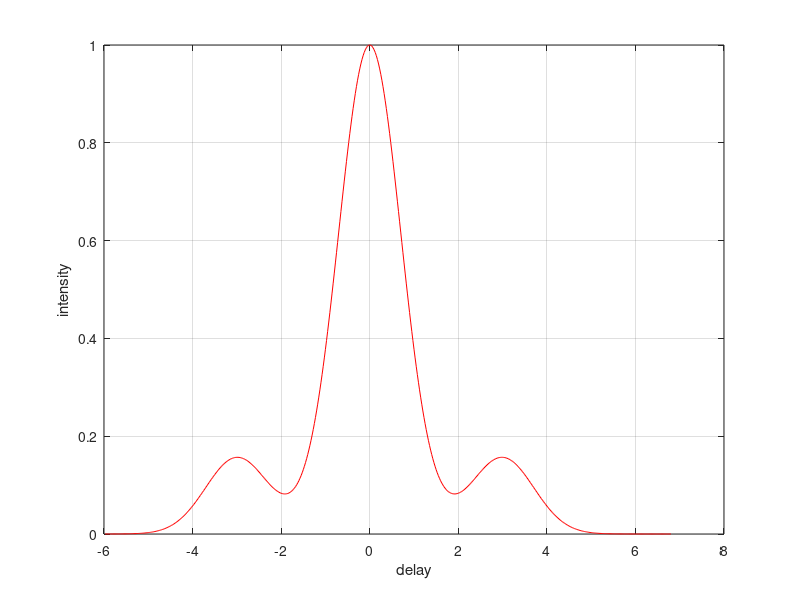
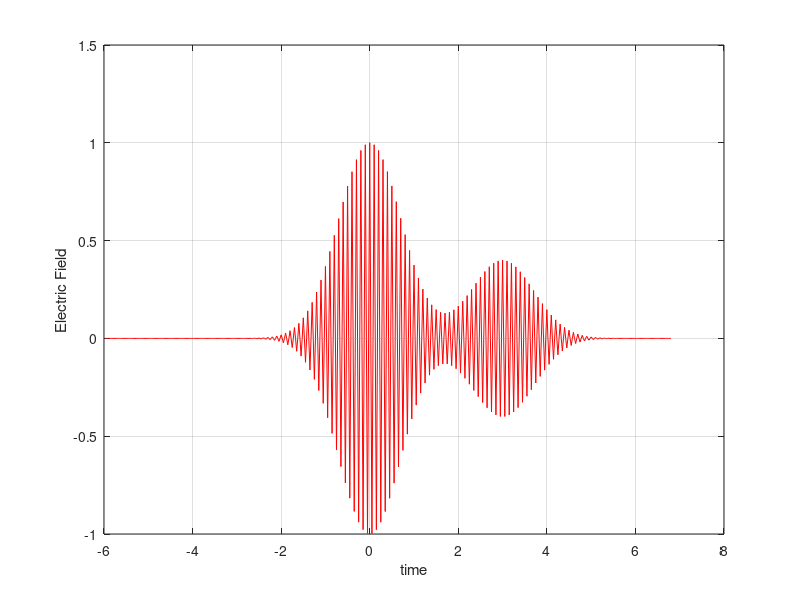
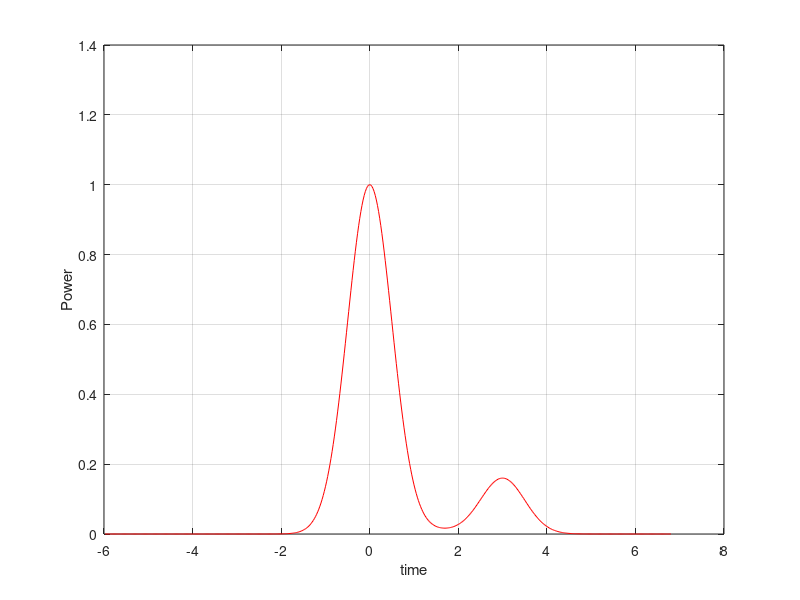

Here is the MATLAB script that generated these plots, in order:
% autocorrelation_func
function autocorrrelation_intensity_func(aaa)

if nargin ==0
   
   aaa = 0.4;
   
end


 m = 2^9
 tcol = zeros(m,1); % time
 dcol = zeros(m,1); % difference
 imcol = zeros(m,1); % 
 Etcol = zeros(m,1); % Electric field
 
 freq = 10;
 omega = 2*pi*freq;
 
 
 for ii = 1:m,
 d = 0.025*ii-6;
 a = 0;   
 aa = 0;
 
 for jj = 1:m,   
    
 t = 0.025 * jj-6;
 tcol(jj,1) = t;
 
 Et = exp(j * omega * t) * (exp(-(t).^2)/(1)^2) + aaa * exp(j * omega * t) * (exp(-(t-3).^2)./(1).^2);
 Etcol(jj,1) = Et;
 
 td = t+d;
 Etd = exp(j * omega * td) * (exp(-(td).^2)/(1)^2) + aaa * exp(j * omega * td) * (exp(-(td-3).^2)./(1).^2);
 
 aa = a + abs((Et).*(Etd))^2;
 a = aa;
 
end
  
  %d = 0.01*ii-2.512;
  imcol(ii,1) = aa;
  dcol(ii,1) = d;    
end

 maximcol = max(imcol);
 normimcol = 1.* imcol./maximcol;

figure(1);
plot(dcol,normimcol,'r-');
xlabel('delay');
ylabel('intensity');
grid on;

figure(2);
plot(tcol,real(Etcol),'r-');
xlabel('time');
ylabel('Electric Field');
grid on;

figure(3);
plot(tcol,abs(Etcol).^2,'r-');
xlabel('time');
ylabel('Power');
grid on;

